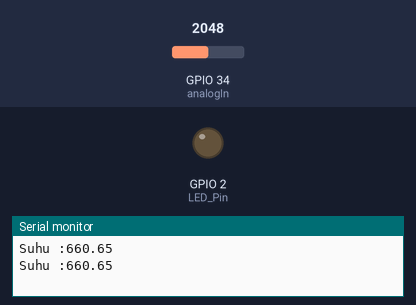
Simulated run of this sketch. Board: ESP32. Parts: output pins drawn as LEDs (lit = HIGH), the last lines printed to the serial monitor. Dashed ring = blinking. The test bench sets the inputs (shaded band); at power-on: GPIO 34 (analogIn) = 2048.

Above: at 1.8 s.
1.9 s: GPIO 34 (analogIn) set to 0
At 3.01 s:
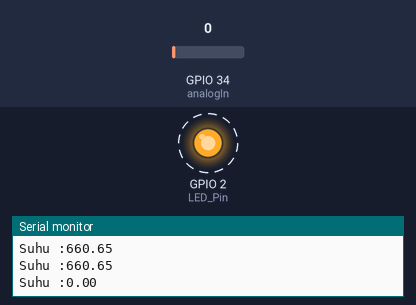
6.0 s: GPIO 34 (analogIn) set to 491
At 6.31 s:
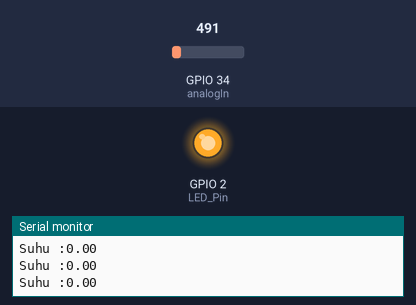
Timing chart, 0 to 9.0 s (numbered marks = the images above; inputs shaded):
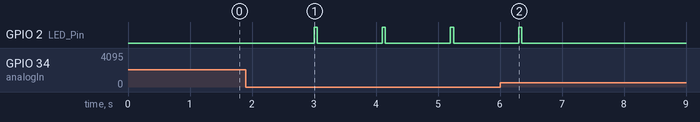

The sketch:

lm53_test.ino
```cpp
const int analogIn = 34;
uint8_t LED_Pin = 2;

float vref = 3300;
float resolution = vref/1023;
//float resAkhir = resolution/25;

void setup(){
Serial.begin(9600);
pinMode(LED_Pin, OUTPUT);
}

void loop(){

  int temp = analogRead(analogIn);
  float temperature = (float )temp*resolution;
  temperature = temperature/10;
  Serial.print("Suhu :");
  Serial.print(temperature);
  Serial.print("\n");
  delay(1000);

  if (temperature == 0){
    digitalWrite(LED_Pin, HIGH);  // Turn the LED on
    delay(50);     // Wait for a second
    digitalWrite(LED_Pin, LOW); // Turn the LED off
    delay(50);     // Wait for a second
  }
}
```

Measured:
- after the input at 1.9 s, GPIO 2 (LED_Pin): alternates HIGH for 0.05 s and LOW for 1.1 s, starting after 1.1 s
- after the input at 6.0 s, GPIO 2 (LED_Pin): goes on until 6.4 s, then stays LOW
